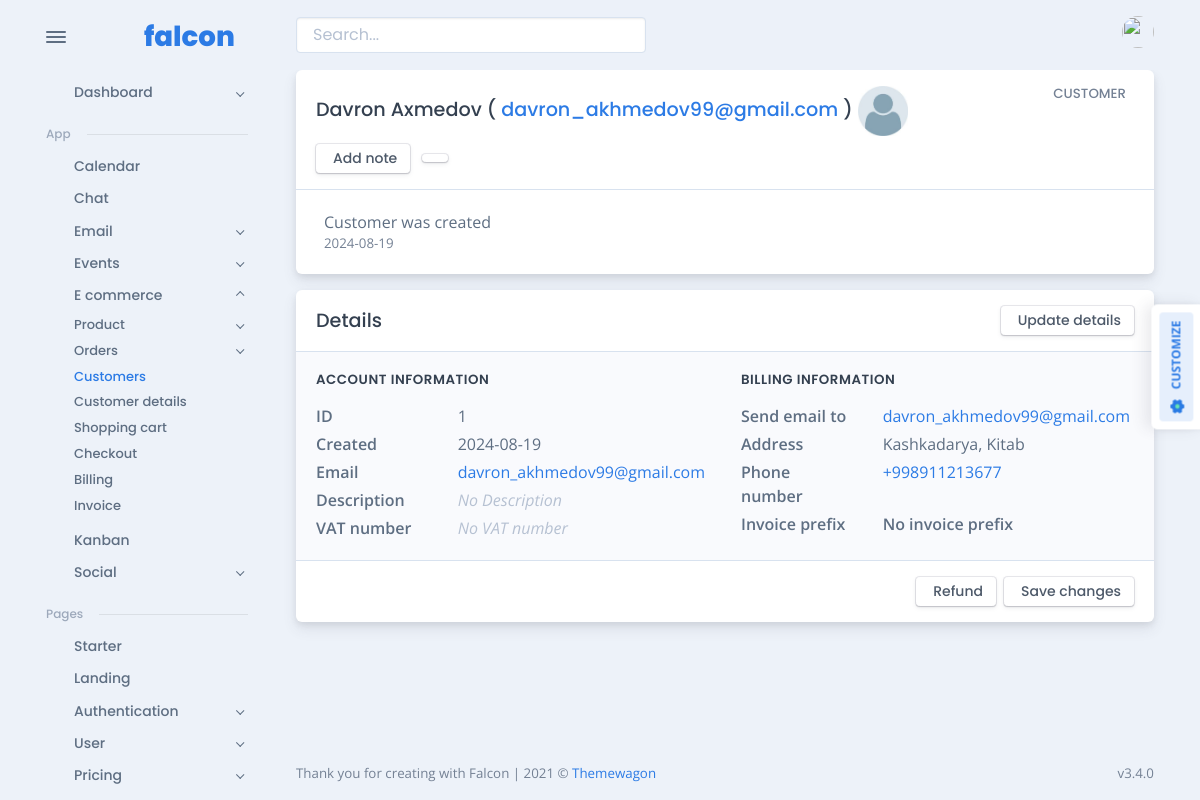
Page /customers/customer-detail/davron-axmedov/ on the committed database.
### e_commerce/models.py (models this page shows, shortened)
class BaseModel(models.Model):
    created_at=models.DateTimeField(auto_now_add=True)
    updated_at=models.DateTimeField(auto_now=True)
    class Meta:
        abstract=True

class Customer(BaseModel):
    first_name=models.CharField(max_length=50)
    last_name=models.CharField(max_length=80)
    email=models.EmailField(unique=True)
    phone_num=models.CharField(max_length=15)
    bill_address=models.CharField(max_length=100)
    image=models.ImageField(upload_to='customers', default='default_user.jpg')
    slug=models.SlugField(null=True, blank=True)
    class Meta:
        db_table='Customers'
    @property
    def full_name(self):
        return f'{self.first_name}  {self.last_name}'
    @property
    def joined_at(self):
        if self.created_at is not None:
            joined=self.created_at.strftime('%Y-%m-%d')
            return joined

### e_commerce/views/views.py (the view)
# urls.py: path('customer-detail/<slug:customer_slug>/', views.customer_detail, name='customer_detail'),
def customer_detail(request,customer_slug:Optional[str]=None):
    customer=Customer.objects.get(slug=customer_slug)
    context={
        'customer':customer
    }
    return render(request, 'e_commerce/customer_detail.html', context)

### e_commerce/templates/e_commerce/customer_detail.html (shortened to what this page needs)
{% extends 'e_commerce/base/base.html' %}
{% load static %}
{% block second_content %}
<div class="card mb-3">
    <div class="card-header">
      <div class="row">
        <div class="col">
          <h5 class="mb-2"> {{customer.full_name}} (<a href="mailto:{{customer.email}}"> {{customer.email}} </a>) <img src="{{customer.image.url}}" height="50"/> </h5><a class="btn btn-falcon-default btn-sm" href="#!">Add note</a>
          <button class="btn btn-falcon-default btn-sm dropdown-toggle ms-2 dropdown-caret-none" type="button" data-bs-toggle="dropdown" aria-haspopup="true" aria-expanded="false"></button>
        </div>
        <div class="col-auto d-none d-sm-block">
          <h6 class="text-uppercase text-600">Customer</h6>
        </div>
      </div>
    </div>
    <div class="card-body border-top">
      <div class="d-flex">
        <div class="flex-1">
          <p class="mb-0">Customer was created</p>
          <p class="fs--1 mb-0 text-600">{{customer.joined_at}}</p>
        </div>
      </div>
    </div>
  </div>
  <div class="card mb-3">
    <div class="card-header">
      <div class="row align-items-center">
        <div class="col">
          <h5 class="mb-0">Details</h5>
        </div>
        <div class="col-auto"><a class="btn btn-falcon-default btn-sm" href="{% url 'edit_customer' customer.slug %}">Update details</a></div>
      </div>
    </div>
    <div class="card-body bg-light border-top">
      <div class="row">
        <div class="col-lg col-xxl-5">
          <h6 class="fw-semi-bold ls mb-3 text-uppercase">Account Information</h6>
          <div class="row">
            <div class="col-5 col-sm-4">
              <p class="fw-semi-bold mb-1">ID</p>
            </div>
            <div class="col">{{customer.id}}</div>
          </div>
          <div class="row">
            <div class="col-5 col-sm-4">
              <p class="fw-semi-bold mb-1">Created</p>
            </div>
            <div class="col">{{customer.joined_at}}</div>
          </div>
          <div class="row">
            <div class="col-5 col-sm-4">
              <p class="fw-semi-bold mb-1">Email</p>
            </div>
            <div class="col"><a href="mailto:{{customer.email}}">{{customer.email}}</a></div>
          </div>
          <div class="row">
            <div class="col-5 col-sm-4">
              <p class="fw-semi-bold mb-1">Description</p>
            </div>
            <div class="col">
              <p class="fst-italic text-400 mb-1">No Description</p>
            </div>
          </div>
          <div class="row">
            <div class="col-5 col-sm-4">
              <p class="fw-semi-bold mb-0">VAT number</p>
            </div>
            <div class="col">
              <p class="fst-italic text-400 mb-0">No VAT number</p>
            </div>
          </div>
        </div>
        <div class="col-lg col-xxl-5 mt-4 mt-lg-0 offset-xxl-1">
          <h6 class="fw-semi-bold ls mb-3 text-uppercase">Billing Information</h6>
          <div class="row">
            <div class="col-5 col-sm-4">
              <p class="fw-semi-bold mb-1">Send email to</p>
            </div>
            <div class="col"><a href="{{customer.email}}">{{customer.email}}</a></div>
          </div>
          <div class="row">
            <div class="col-5 col-sm-4">
              <p class="fw-semi-bold mb-1">Address</p>
            </div>
            <div class="col">
              <p class="mb-1">{{customer.bill_address}}</p>
            </div>
          </div>
          <div class="row">
            <div class="col-5 col-sm-4">
              <p class="fw-semi-bold mb-1">Phone number</p>
            </div>
            <div class="col"><a href="tel:{{customer.phone_num}}">{{customer.phone_num}}</a></div>
          </div>
          <div class="row">
            <div class="col-5 col-sm-4">
              <p class="fw-semi-bold mb-0">Invoice prefix</p>
            </div>
            <div class="col">
              <p class="fw-semi-bold mb-0">No invoice prefix </p>
            </div>
          </div>
        </div>
      </div>
    </div>
    <div class="card-footer border-top text-end"><a class="btn btn-falcon-default btn-sm" href="#!">Refund</a><a class="btn btn-falcon-default btn-sm ms-2" href="{% url 'customer_list' %}">Save changes</a></div>
  </div>
{% endblock %}

### rows in the picture
Customer: full_name "Davron Axmedov", email "davron_akhmedov99@gmail.com", image (placeholder picture), joined_at "2024-08-19", id "1", bill_address "Kashkadarya, Kitab", phone_num "+998911213677"
